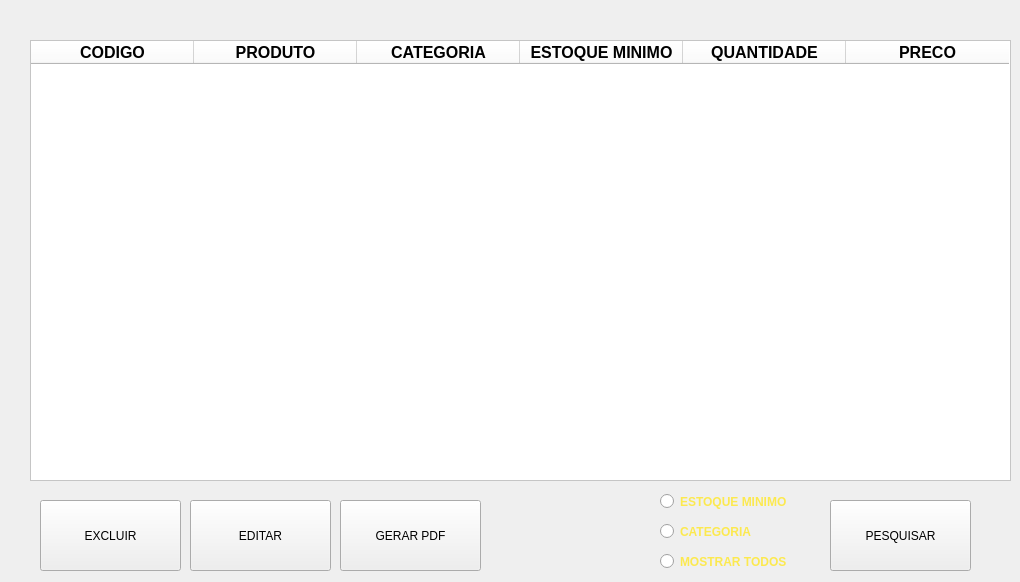
    <widget class="QWidget" name="estoque">
     <attribute name="title">
      <string>VERIFICAR ESTOQUE</string>
     </attribute>
     <widget class="QPushButton" name="btExcluirEstoque">
      <property name="geometry">
       <rect>
        <x>40</x>
        <y>500</y>
        <width>141</width>
        <height>71</height>
       </rect>
      </property>
      <property name="text">
       <string>EXCLUIR</string>
      </property>
     </widget>
     <widget class="QPushButton" name="btEditarEstoque">
      <property name="geometry">
       <rect>
        <x>190</x>
        <y>500</y>
        <width>141</width>
        <height>71</height>
       </rect>
      </property>
      <property name="text">
       <string>EDITAR</string>
      </property>
     </widget>
     <widget class="QPushButton" name="btPDF">
      <property name="geometry">
       <rect>
        <x>340</x>
        <y>500</y>
        <width>141</width>
        <height>71</height>
       </rect>
      </property>
      <property name="text">
       <string>GERAR PDF</string>
      </property>
     </widget>
     <widget class="QPushButton" name="btPesquisarEstoque">
      <property name="geometry">
       <rect>
        <x>830</x>
        <y>500</y>
        <width>141</width>
        <height>71</height>
       </rect>
      </property>
      <property name="text">
       <string>PESQUISAR</string>
      </property>
     </widget>
     <widget class="QRadioButton" name="rbEstoqueMinimoEstoque">
      <property name="geometry">
       <rect>
        <x>660</x>
        <y>490</y>
        <width>161</width>
        <height>23</height>
       </rect>
      </property>
      <property name="font">
       <font>
        <weight>75</weight>
        <bold>true</bold>
       </font>
      </property>
      <property name="styleSheet">
       <string notr="true">color: rgb(252, 233, 79);</string>
      </property>
      <property name="text">
       <string>ESTOQUE MINIMO</string>
      </property>
     </widget>
     <widget class="QRadioButton" name="rbSemEstoqueEstoque">
      <property name="geometry">
       <rect>
        <x>660</x>
        <y>550</y>
        <width>161</width>
        <height>23</height>
       </rect>
      </property>
      <property name="font">
       <font>
        <weight>75</weight>
        <bold>true</bold>
       </font>
      </property>
      <property name="styleSheet">
       <string notr="true">color: rgb(252, 233, 79);</string>
      </property>
      <property name="text">
       <string>MOSTRAR TODOS</string>
      </property>
     </widget>
     <widget class="QRadioButton" name="rbCategoriaEstoque">
      <property name="geometry">
       <rect>
        <x>660</x>
        <y>520</y>
        <width>161</width>
        <height>23</height>
       </rect>
      </property>
      <property name="font">
       <font>
        <weight>75</weight>
        <bold>true</bold>
       </font>
      </property>
      <property name="styleSheet">
       <string notr="true">color: rgb(252, 233, 79);</string>
      </property>
      <property name="text">
       <string>CATEGORIA</string>
      </property>
     </widget>
     <widget class="QTableWidget" name="tableWidget">
      <property name="geometry">
       <rect>
        <x>30</x>
        <y>40</y>
        <width>981</width>
        <height>441</height>
       </rect>
      </property>
      <property name="maximumSize">
       <size>
        <width>981</width>
        <height>441</height>
       </size>
      </property>
      <property name="font">
       <font>
        <pointsize>12</pointsize>
        <weight>75</weight>
        <bold>true</bold>
       </font>
      </property>
      <property name="layoutDirection">
       <enum>Qt::LeftToRight</enum>
      </property>
      <property name="styleSheet">
       <string notr="true">background-color: rgb(255, 255, 255);</string>
      </property>
      <property name="inputMethodHints">
       <set>Qt::ImhNone</set>
      </property>
      <property name="selectionMode">
       <enum>QAbstractItemView::ExtendedSelection</enum>
      </property>
      <property name="rowCount">
       <number>0</number>
      </property>
      <property name="columnCount">
       <number>6</number>
      </property>
      <attribute name="horizontalHeaderDefaultSectionSize">
       <number>163</number>
      </attribute>
      <attribute name="horizontalHeaderHighlightSections">
       <bool>false</bool>
      </attribute>
      <column>
       <property name="text">
        <string>CODIGO</string>
       </property>
       <property name="font">
        <font>
         <pointsize>12</pointsize>
         <weight>75</weight>
         <bold>true</bold>
        </font>
       </property>
       <property name="textAlignment">
        <set>AlignCenter</set>
       </property>
       <property name="background">
        <color>
         <red>252</red>
         <green>175</green>
         <blue>62</blue>
        </color>
       </property>
      </column>
      <column>
       <property name="text">
        <string>PRODUTO</string>
       </property>
       <property name="font">
        <font>
         <pointsize>12</pointsize>
         <weight>75</weight>
         <bold>true</bold>
        </font>
       </property>
       <property name="textAlignment">
        <set>AlignCenter</set>
       </property>
       <property name="background">
        <color>
         <red>252</red>
         <green>175</green>
         <blue>62</blue>
        </color>
       </property>
      </column>
      <column>
       <property name="text">
        <string>CATEGORIA</string>
       </property>
       <property name="font">
        <font>
         <pointsize>12</pointsize>
         <weight>75</weight>
         <bold>true</bold>
        </font>
       </property>
       <property name="textAlignment">
        <set>AlignCenter</set>
       </property>
       <property name="background">
        <color>
         <red>252</red>
         <green>175</green>
         <blue>62</blue>
        </color>
       </property>
      </column>
      <column>
       <property name="text">
        <string>ESTOQUE MINIMO</string>
       </property>
       <property name="font">
        <font>
         <pointsize>12</pointsize>
         <weight>75</weight>
         <bold>true</bold>
        </font>
       </property>
       <property name="textAlignment">
        <set>AlignCenter</set>
       </property>
       <property name="background">
        <color>
         <red>252</red>
         <green>175</green>
         <blue>62</blue>
        </color>
       </property>
      </column>
      <column>
       <property name="text">
        <string>QUANTIDADE</string>
       </property>
       <property name="font">
        <font>
         <pointsize>12</pointsize>
         <weight>75</weight>
         <bold>true</bold>
        </font>
       </property>
       <property name="textAlignment">
        <set>AlignCenter</set>
       </property>
       <property name="background">
        <color>
         <red>252</red>
         <green>175</green>
         <blue>62</blue>
        </color>
       </property>
      </column>
      <column>
       <property name="text">
        <string>PRECO</string>
       </property>
       <property name="font">
        <font>
         <pointsize>12</pointsize>
         <weight>75</weight>
         <bold>true</bold>
        </font>
       </property>
       <property name="textAlignment">
        <set>AlignCenter</set>
       </property>
       <property name="background">
        <color>
         <red>252</red>
         <green>175</green>
         <blue>62</blue>
        </color>
       </property>
      </column>
     </widget>
    </widget>
